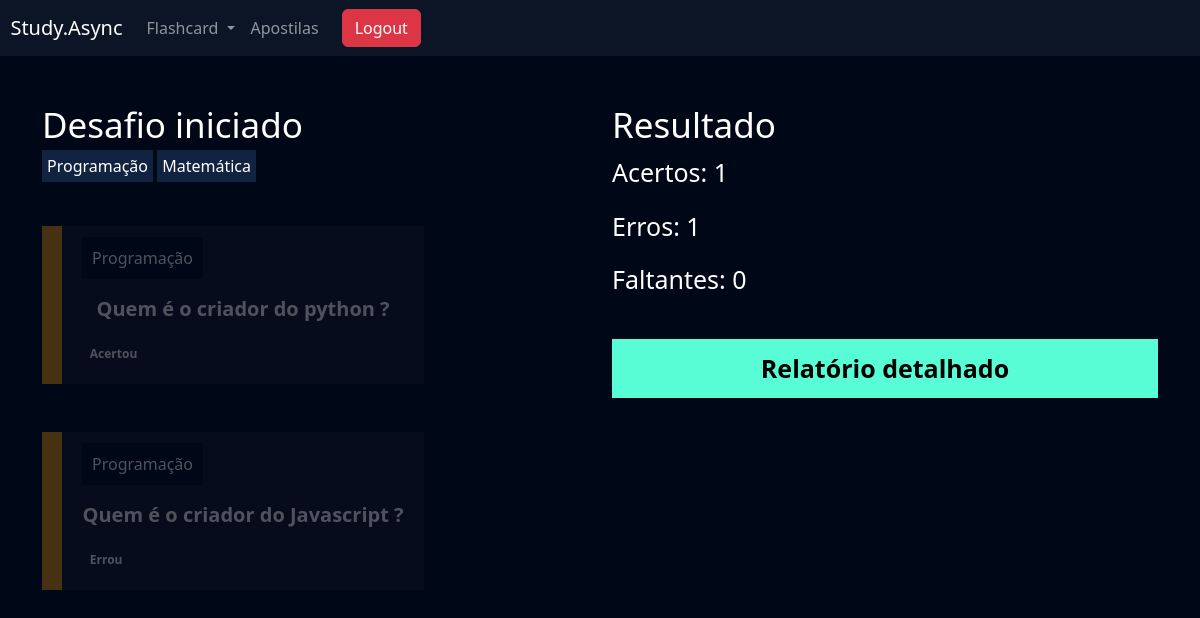
Screenshot of /flashcard/desafio/9/ (signed in) with the database file from the repository.
### flashcard/models.py (models this page shows, shortened)
class Categoria(models.Model):
    nome = models.CharField(max_length=20)
    def __str__(self):
        return self.nome

class FlashcardDesafio(models.Model):
    flashcard = models.ForeignKey(Flashcard, on_delete=models.DO_NOTHING)
    respondido = models.BooleanField(default=False)
    acertou = models.BooleanField(default=False)

class Flashcard(models.Model):
    DIFICULDADE_CHOICES = (('D', 'Difícil'), ('M', 'Médio'), ('F', 'Fácil'))
    user = models.ForeignKey(User, on_delete=models.DO_NOTHING)
    pergunta = models.CharField(max_length=100)
    resposta = models.TextField()
    categoria = models.ForeignKey(Categoria, on_delete=models.DO_NOTHING)
    dificuldade = models.CharField(max_length=1, choices=DIFICULDADE_CHOICES)
    @property
    def css_dificuldade(self):
        if self.dificuldade=='F':
            return 'flashcard-facil'
        elif self.dificuldade=='M':
            return 'flashcard-medio'
        elif self.dificuldade=='D':
            return 'flashcard.dificil'

### flashcard/views.py (the view)
# urls.py: path('desafio/<int:id>/', views.desafio, name='desafio'),
def desafio(request,id):
    desafio = Desafio.objects.get(id=id)
    if not desafio.user == request.user:
        raise Http404
    if request.method == 'GET':
        acertos = desafio.flashcards.filter(respondido=True).filter(acertou=True).count()
        erros = desafio.flashcards.filter(respondido=True).filter(acertou=False).count()
        faltantes = desafio.flashcards.filter(respondido=False).count()
        categorias = desafio.categoria.all()
        return render(request,'desafio.html',{'desafio':desafio,'acertos':acertos,'erros':erros,'faltantes':faltantes,'categorias':categorias})

### flashcard/templates/desafio.html (shortened to what this page needs)
{% extends "base.html" %}
{% load static %}
{% block 'cabecalho' %}
    <link href="{% static 'usuarios/css/cadastro.css' %}" rel="stylesheet">
    <link href="{% static 'flashcard/css/novo_flashcard.css' %}" rel="stylesheet">
    <link href="{% static 'flashcard/css/iniciar_desafio.css' %}" rel="stylesheet">
    <link href="{% static 'flashcard/css/desafio.css' %}" rel="stylesheet">
    <link href='https://unpkg.com/boxicons@2.1.4/css/boxicons.min.css' rel='stylesheet'>
{% endblock 'cabecalho' %}
{% block 'conteudo' %}
{% include 'partials/header.html' %}
    <div class="container">
        <br>
        <br>
        <div class="row">
            <div class="col-md">
                <h3 class="fonte-secundaria" >Desafio iniciado</h3>
                {% for categoria in categorias%}
                <span class="badge-categoria">{{categoria}}</span>
                {% endfor %}
                <br>
                <br>
                <br>
                {% for flash in desafio.flashcards.all %}
                    <div class="box-new-flashcard {% if flash.respondido %}op2{% endif %}">
                        <div class="flashcard {{flash.flashcard.css_dificuldade}}">
                            <div class="flashcard-categoria">
                                {{flash.flashcard.categoria}}
                            </div>
                            <br>
                            <br>
                            <div class="flashcard-box-item" onclick="flip_card({{flash.id}})">
                                <p class="flashcard-item">{{flash.flashcard.pergunta}}</p>
                            </div>
                            {% if not flash.respondido %}
                            <div class="responder">
                                <a href="{% url 'responder_flashcard' flash.id %}?acertou=0&desafio_id={{desafio.id}}"><i class='bx bxs-x-square icone-vermelho'></i></a>
                                <a href="{% url 'responder_flashcard' flash.id %}?acertou=1&desafio_id={{desafio.id}}"><i class='bx bxs-check-square icone-verde' ></i></a>
                            </div>
                            {% else %}
                                {% if flash.acertou%}
                                <span class="badge badge-success">Acertou</span>
                                {% else%}
                                <span class="badge badge-danger">Errou</span>
                                {% endif %}
                            {% endif %}
                        </div>
                    </div>
                    <br>
                    <br>
                {% endfor %}
            </div>
            <div class="col-md">
                <h3 class="fonte-secundaria">Resultado</h3>
                <p class="fonte-p">Acertos: {{acertos}}</p>
                <p class="fonte-p">Erros: {{erros}}</p>
                <p class="fonte-p">Faltantes: {{faltantes}}</p>
                <br>
                <a class="btn-cadastro btn-desafio" href="{% url 'relatorio' desafio.id %}">Relatório detalhado</a>
            </div>
        </div>
    </div>
{% endblock 'conteudo' %}

### templates/static/geral/css/base.css (style rules this page uses)
:root { --main-color: #0b1526; --dark-color: #000716; --secondary-dark-color: rgb(15, 2, 26); --light-color: #00c1f3; --contrast-color: #f4c96b; --differential-color: #58fcd5; }
body { background-color: var(--dark-color) !important; color: white !important; }

### templates/static/usuarios/css/cadastro.css (style rules this page uses)
* { margin: 0; padding: 0; }
.btn-cadastro { padding: 10px; background-color: #58fcd5; border: none; border: 1px solid #58fcd5; font-size: 18px; font-weight: bold; padding-left: 25px; padding-right: 25px; }

### templates/static/flashcard/css/novo_flashcard.css (style rules this page uses)
.box-new-flashcard { width: 70%; margin: auto; }
.flashcard { background-color: rgba(255, 255, 255, .08); padding: 20px; }
.flashcard-box-item { text-align: center; }
.flashcard p { font-size: 20px; font-weight: bold; cursor: pointer; }
.flashcard-medio { border-left: 20px solid #E8910E; }
.flashcard-categoria { background-color: var(--dark-color); display: inline; padding: 10px; }

### templates/static/flashcard/css/iniciar_desafio.css (style rules this page uses)
.fonte-secundaria { font-size: 35px; }

### templates/static/flashcard/css/desafio.css (style rules this page uses)
.badge-categoria { padding: 5px; background-color: #122342; }
.box-new-flashcard { margin: 0; }
.op2 { opacity: .3; }
.fonte-p { font-size: 25px; }
.btn-desafio { width: 100% !important; color: black; text-decoration: none; display: block; text-align: center; font-size: 25px; }

### rows the page displays
Categoria: nome "Programação"
Categoria: nome "Matemática"
FlashcardDesafio: flashcard.categoria "Programação", flashcard.pergunta "Quem é o criador do python ?", respondido "Acertou"
FlashcardDesafio: flashcard.categoria "Programação", flashcard.pergunta "Quem é o criador do Javascript ?", respondido "Errou"

### other values shown
{{ acertos }} "1"
{{ erros }} "1"
{{ faltantes }} "0"
